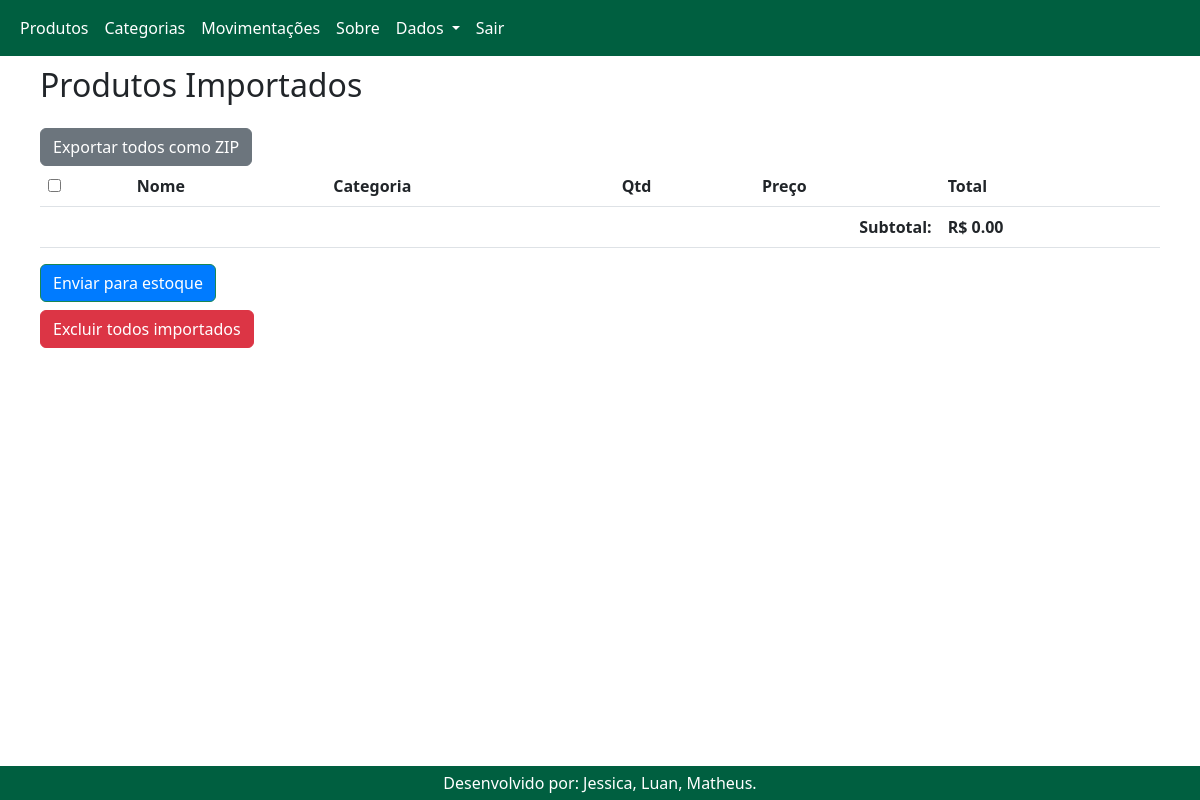
/produtos_importados, run on an earlier commit of the app's database.
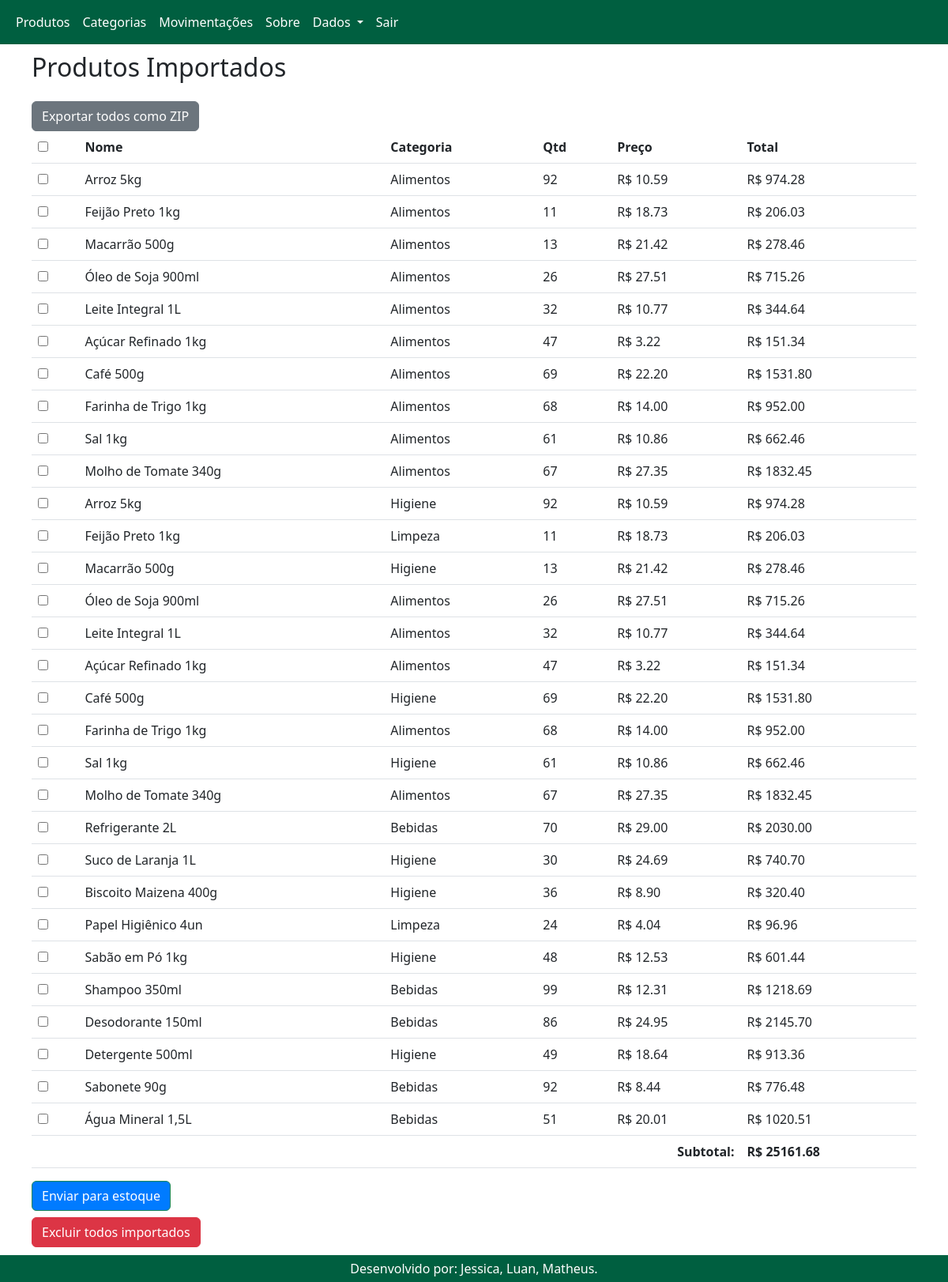
And on a later commit of the database.
### app.py (models this page shows)
class ProdutoImportado(db.Model):
    id = db.Column(db.Integer, primary_key=True)
    nome = db.Column(db.String(100))
    categoria = db.Column(db.String(100))
    quantidade = db.Column(db.Integer)
    preco = db.Column(db.Integer, default=0)

### app.py (the view)
@app.route('/produtos_importados')
def produtos_importados():
    produtos = ProdutoImportado.query.all()
    return render_template('produtos_importados.html', produtos=produtos)

### templates/produtos_importados.html (shortened to what this page needs)
{% extends 'base.html' %}
{% block content %}
<h2>Produtos Importados</h2>
<form method="POST" action="/importar_para_estoque">
    <a href="/exportar_importados" class="btn btn-secondary mt-3" ,>Exportar todos como ZIP</a>
    <table class="table">
        <thead>
            <tr>
                <th><input type="checkbox" id="selecionar_todos"></th>
                <th>Nome</th>
                <th>Categoria</th>
                <th>Qtd</th>
                <th>Preço</th>
                <th>Total</th>
            </tr>
        </thead>
        <tbody>
            {% for p in produtos %}
            <tr>
                <td><input type="checkbox" name="produto_ids" value="{{ p.id }}"></td>
                <td>{{ p.nome }}</td>
                <td>{{ p.categoria }}</td>
                <td>{{ p.quantidade }}</td>
                <td>R$ {{ '%.2f' | format(p.preco / 100) }}</td>
                <td>R$ {{ '%.2f' | format(p.quantidade * p.preco / 100) }}</td>
            </tr>
            {% endfor %}
        </tbody>
        <tfoot>
            {% set ns = namespace(total=0) %}
            {% for p in produtos %}
            {% set ns.total = ns.total + (p.quantidade * p.preco) %}
            {% endfor %}
            <tr>
                <th colspan="5" class="text-end">Subtotal:</th>
                <th>R$ {{ '%.2f' | format(ns.total / 100) }}</th>
            </tr>
        </tfoot>
    </table>
    <button type="submit" class="btn btn-success">Enviar para estoque</button>
</form>
<form method="POST" action="/excluir_importados" class="mt-2">
    <button type="submit" class="btn btn-danger">Excluir todos importados</button>
</form>
{% endblock %}

What changed in the data, as far as the page shows it:
added ProdutoImportado: nome "Arroz 5kg", categoria "Alimentos", quantidade "92", p.preco/100 "10.59", p.quantidade*p.preco/100 "974.28"
added ProdutoImportado: nome "Feijão Preto 1kg", categoria "Alimentos", quantidade "11", p.preco/100 "18.73", p.quantidade*p.preco/100 "206.03"
added ProdutoImportado: nome "Macarrão 500g", categoria "Alimentos", quantidade "13", p.preco/100 "21.42", p.quantidade*p.preco/100 "278.46"
added ProdutoImportado: nome "Óleo de Soja 900ml", categoria "Alimentos", quantidade "26", p.preco/100 "27.51", p.quantidade*p.preco/100 "715.26"
added ProdutoImportado: nome "Leite Integral 1L", categoria "Alimentos", quantidade "32", p.preco/100 "10.77", p.quantidade*p.preco/100 "344.64"
added ProdutoImportado: nome "Açúcar Refinado 1kg", categoria "Alimentos", quantidade "47", p.preco/100 "3.22", p.quantidade*p.preco/100 "151.34"
added ProdutoImportado: nome "Café 500g", categoria "Alimentos", quantidade "69", p.preco/100 "22.20", p.quantidade*p.preco/100 "1531.80"
added ProdutoImportado: nome "Farinha de Trigo 1kg", categoria "Alimentos", quantidade "68", p.preco/100 "14.00", p.quantidade*p.preco/100 "952.00"
added ProdutoImportado: nome "Sal 1kg", categoria "Alimentos", quantidade "61", p.preco/100 "10.86", p.quantidade*p.preco/100 "662.46"
added ProdutoImportado: nome "Molho de Tomate 340g", categoria "Alimentos", quantidade "67", p.preco/100 "27.35", p.quantidade*p.preco/100 "1832.45"
added ProdutoImportado: nome "Arroz 5kg", categoria "Higiene", quantidade "92", p.preco/100 "10.59", p.quantidade*p.preco/100 "974.28"
added ProdutoImportado: nome "Feijão Preto 1kg", categoria "Limpeza", quantidade "11", p.preco/100 "18.73", p.quantidade*p.preco/100 "206.03"
added ProdutoImportado: nome "Macarrão 500g", categoria "Higiene", quantidade "13", p.preco/100 "21.42", p.quantidade*p.preco/100 "278.46"
added ProdutoImportado: nome "Óleo de Soja 900ml", categoria "Alimentos", quantidade "26", p.preco/100 "27.51", p.quantidade*p.preco/100 "715.26"
added ProdutoImportado: nome "Leite Integral 1L", categoria "Alimentos", quantidade "32", p.preco/100 "10.77", p.quantidade*p.preco/100 "344.64"
added ProdutoImportado: nome "Açúcar Refinado 1kg", categoria "Alimentos", quantidade "47", p.preco/100 "3.22", p.quantidade*p.preco/100 "151.34"
added ProdutoImportado: nome "Café 500g", categoria "Higiene", quantidade "69", p.preco/100 "22.20", p.quantidade*p.preco/100 "1531.80"
added ProdutoImportado: nome "Farinha de Trigo 1kg", categoria "Alimentos", quantidade "68", p.preco/100 "14.00", p.quantidade*p.preco/100 "952.00"
added ProdutoImportado: nome "Sal 1kg", categoria "Higiene", quantidade "61", p.preco/100 "10.86", p.quantidade*p.preco/100 "662.46"
added ProdutoImportado: nome "Molho de Tomate 340g", categoria "Alimentos", quantidade "67", p.preco/100 "27.35", p.quantidade*p.preco/100 "1832.45"
added ProdutoImportado: nome "Refrigerante 2L", categoria "Bebidas", quantidade "70", p.preco/100 "29.00", p.quantidade*p.preco/100 "2030.00"
added ProdutoImportado: nome "Suco de Laranja 1L", categoria "Higiene", quantidade "30", p.preco/100 "24.69", p.quantidade*p.preco/100 "740.70"
added ProdutoImportado: nome "Biscoito Maizena 400g", categoria "Higiene", quantidade "36", p.preco/100 "8.90", p.quantidade*p.preco/100 "320.40"
added ProdutoImportado: nome "Papel Higiênico 4un", categoria "Limpeza", quantidade "24", p.preco/100 "4.04", p.quantidade*p.preco/100 "96.96"
added ProdutoImportado: nome "Sabão em Pó 1kg", categoria "Higiene", quantidade "48", p.preco/100 "12.53", p.quantidade*p.preco/100 "601.44"
added ProdutoImportado: nome "Shampoo 350ml", categoria "Bebidas", quantidade "99", p.preco/100 "12.31", p.quantidade*p.preco/100 "1218.69"
added ProdutoImportado: nome "Desodorante 150ml", categoria "Bebidas", quantidade "86", p.preco/100 "24.95", p.quantidade*p.preco/100 "2145.70"
added ProdutoImportado: nome "Detergente 500ml", categoria "Higiene", quantidade "49", p.preco/100 "18.64", p.quantidade*p.preco/100 "913.36"
added ProdutoImportado: nome "Sabonete 90g", categoria "Bebidas", quantidade "92", p.preco/100 "8.44", p.quantidade*p.preco/100 "776.48"
added ProdutoImportado: nome "Água Mineral 1,5L", categoria "Bebidas", quantidade "51", p.preco/100 "20.01", p.quantidade*p.preco/100 "1020.51"
Also different on the page:
{{ '%.2f' | format(ns.total / 100) }}: "0.00" → "25161.68"
